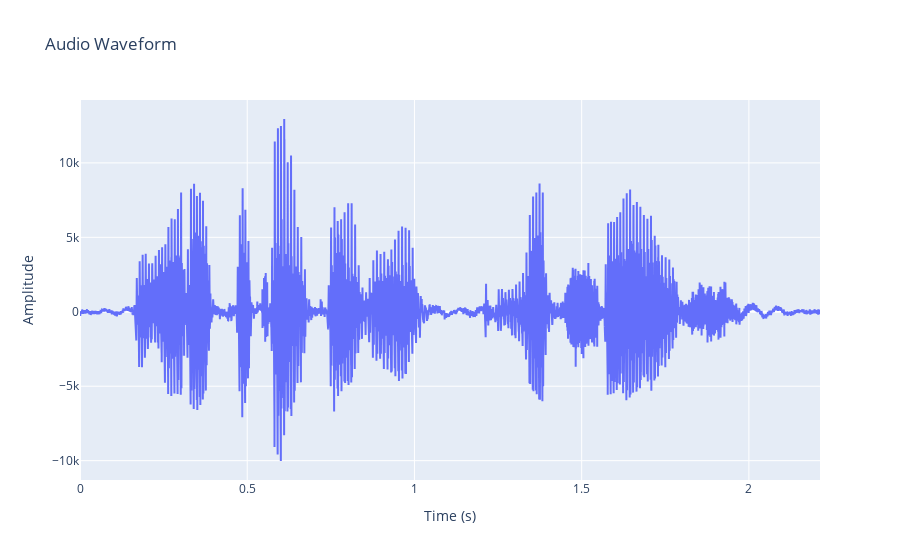

Here is the notebook cell this chart was saved with:
### Code cell
plot_audio(audio,audio_time)

### Figure 1 — Plotly figure (JSON) as saved in the notebook; plotly's stock layout.template omitted (floating-point values rounded to 4 significant figures; data arrays with more than 128 entries replaced by an {"elided": "..."} marker saying what was removed)
{"data": [{"mode": "lines", "type": "scatter", "x": {"elided": "48789 float values"}, "y": {"elided": "48789 int values"}}], "layout": {"title": {"text": "Audio Waveform"}, "xaxis": {"anchor": "y", "domain": [0, 1], "title": {"text": "Time (s)"}}, "yaxis": {"anchor": "x", "domain": [0, 1], "title": {"text": "Amplitude"}}}}
